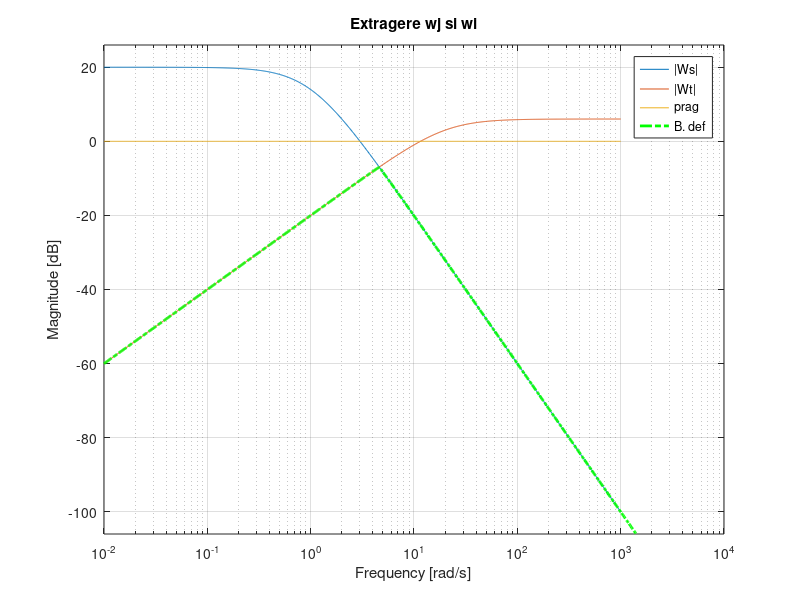
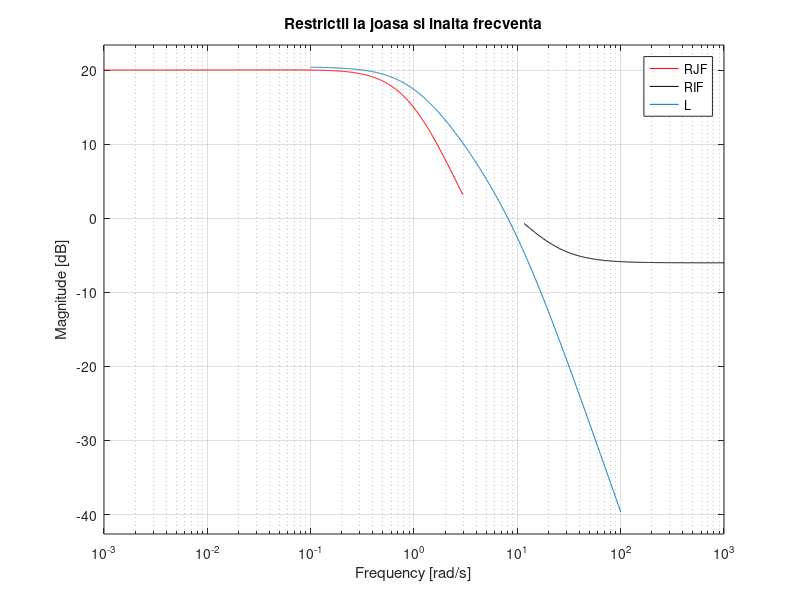
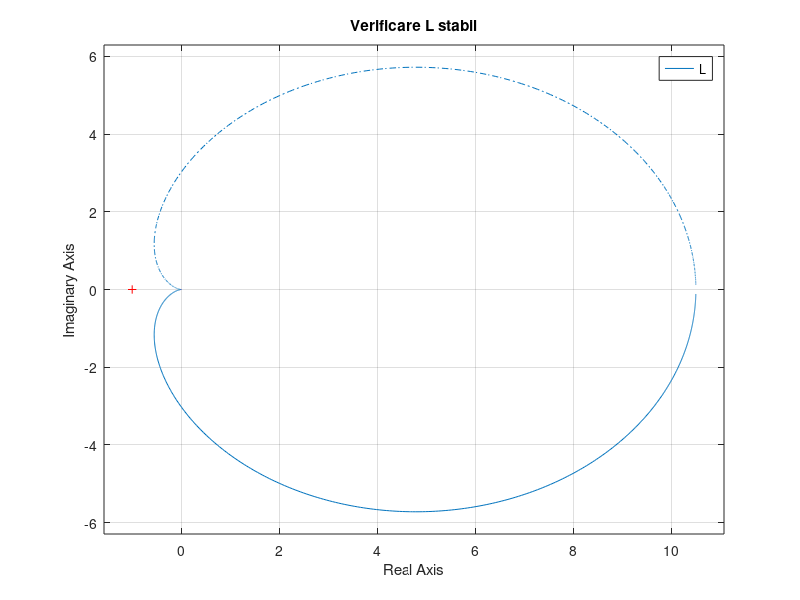
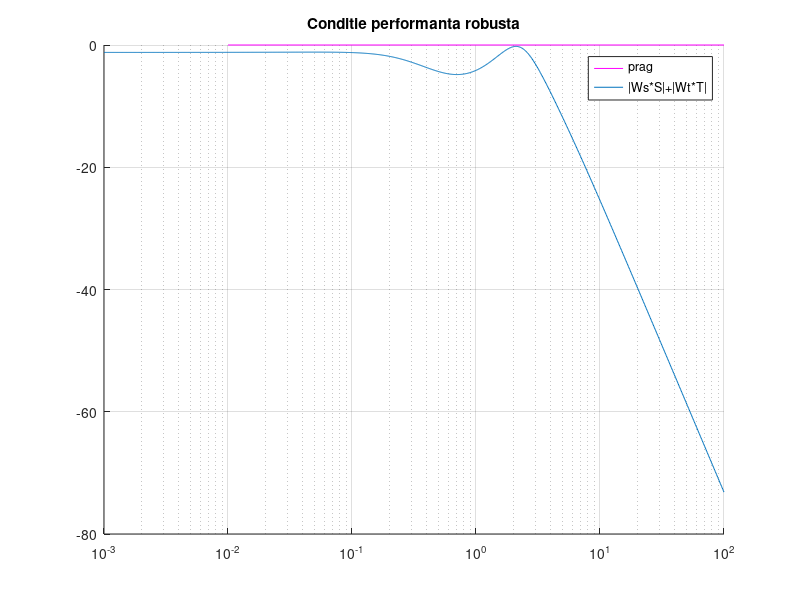

Write MATLAB code to recreate these figures, in order.
s = tf('s');
P = 1/(s+0.01)^2;
%pas 1
%construire Ws si Wt conform cerintei
k = 10;
Ws = k/((s+1)^2);
Wt = 0.1*s/(0.05*s+1);

%pas 2
%calculare wj si wi 
figure('Name', 'Extragere wj si wi', 'NumberTitle','off');
bodemag(Ws, Wt, tf(1));
hold on
grid on;
legend('|Ws|', '|Wt|', 'prag');
title('Extragere wj si wi');

N = 1000;
w_log = logspace(-2, 4, N);
[mag1a, ~]= bode(Ws, w_log);
[mag2a, ~]= bode(Wt, w_log);
mag1a = reshape(mag1a, 1, length(mag1a));
mag2a = reshape(mag2a, 1, length(mag2a));

plot(w_log, [mag2db(mag2a(mag2a<mag1a)) mag2db(mag1a(mag1a<=mag2a))], '-.g','linewidth' , 2, 'DisplayName','B. def')
%extragem valorile pentru wj (joasa frecv) si wi (inalta frecventa) in
%functie de intersctia cu linia 0 db
wj = 3;
wi = 11.6;
%de asemenea se observa ca se respecta buna definire min{|Ws|,|Wt|} < 1 , |Wt| << 1 la frecv
%joase si |Ws| << 1 la frecv inalte ( 1 -> db: 0)


%dimensiunea graficului
w_span = logspace(-3,3,1e3);


[mag_Ws,~]=bode(Ws, w_span);
[mag_Wt,~]=bode(Wt, w_span);
mag_Ws = reshape(mag_Ws, 1, 1e3);   %reshape pastreaza din tabloul de 3 doar un vector de 1
mag_Wt = reshape(mag_Wt, 1, 1e3);
rjf = mag2db(mag_Ws./(1-mag_Wt));
rif = mag2db((1-mag_Ws)./mag_Wt);
%trunchere grafic pt restrictii rjf si rif
index_wj = w_span < wj;
index_wi = w_span > wi;

%pas 3
%construire L (in exemplul asta, L este destul de simplu de construit, doar
%ne 'jucam' cu b si c pana cand gasim solutia

a = 10.5;   %obligatoriu mai mare ca 10 pt a satisface cerinta la joasa frecventa
            %de exemplu, pt a = 9, L s-ar afla sub RJF
b = 1;      % b si c se aleg pentru a satisface cerintele la medie frecventa
c = 0.1;    %influenteaza performanta robusta
%a = 13.2;
%b = 2;
%c = 0.05;      
L = a/((b*s+1)*(c*s+1));        %exces pol zerouri pt L >= P       exces = nr_poli - nr_zerori

figure('Name', 'Restrictii', 'NumberTitle','off');
semilogx(w_span(index_wj), rjf(index_wj),'red')
hold on
semilogx(w_span(index_wi), rif(index_wi),'black')
hold on
bodemag(L)
grid on
legend('RJF', 'RIF', 'L');
title('Restrictii la joasa si inalta frecventa')
%din grafic se observa ca panta functiei L nu depaseste -40 dB/decada in
%jurul frecventei medii

%pas 4
%se verifica ca L este stabil (hod trece la dreapta lui -1)
figure('Name', 'Verificare L stabil', 'NumberTitle','off');
nyquist(L)
legend('L');
title('Verificare L stabil');

%pas 5
%Calcul C
C = L/P;
S = feedback(1,series(P,C));
T = feedback(series(P,C),1);
%se verifica C propriu (aka grad numitor => grad numarator)
%C este propriu

%pas 6
%se verifica robustetea
[mag_WsS,~]=bode(Ws*S, w_span);
[mag_WtT,~]=bode(Wt*T, w_span);
mag_WsS = reshape(mag_WsS, 1, 1e3);
mag_WtT = reshape(mag_WtT, 1, 1e3);
mag_WsS_WtT = mag2db(mag_WsS+mag_WtT);

w_span = logspace(-3,2,1e3);
figure('Name', 'Conditie performanta robusta', 'NumberTitle','off');
line([0.01,10^2],[0,0],'Color', 'magenta');
hold on
semilogx(w_span, mag_WsS_WtT);
grid on
legend('prag', '|Ws*S|+|Wt*T|');
title('Conditie performanta robusta')
%se observa ca se afla sub 0 db (prag)
